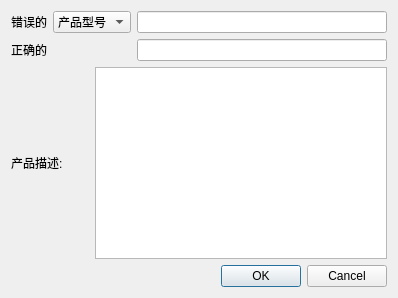
<?xml version="1.0" encoding="UTF-8"?>
<ui version="4.0">
 <class>MissModifyInfo</class>
 <widget class="QDialog" name="MissModifyInfo">
  <property name="geometry">
   <rect>
    <x>0</x>
    <y>0</y>
    <width>277</width>
    <height>206</height>
   </rect>
  </property>
  <property name="windowTitle">
   <string>产品信息修改</string>
  </property>
  <layout class="QGridLayout" name="gridLayout">
   <property name="sizeConstraint">
    <enum>QLayout::SetFixedSize</enum>
   </property>
   <item row="2" column="2" colspan="2">
    <widget class="QPlainTextEdit" name="pedtDesc">
     <property name="tabChangesFocus">
      <bool>true</bool>
     </property>
    </widget>
   </item>
   <item row="2" column="0" colspan="2">
    <widget class="QLabel" name="lblDesc">
     <property name="text">
      <string>产品描述:</string>
     </property>
    </widget>
   </item>
   <item row="0" column="3">
    <widget class="QLineEdit" name="edtError"/>
   </item>
   <item row="1" column="1" colspan="2">
    <widget class="QLabel" name="lblName">
     <property name="text">
      <string/>
     </property>
    </widget>
   </item>
   <item row="1" column="0">
    <widget class="QLabel" name="lblRight">
     <property name="text">
      <string>正确的</string>
     </property>
    </widget>
   </item>
   <item row="1" column="3">
    <widget class="QLineEdit" name="edtName"/>
   </item>
   <item row="0" column="1" colspan="2">
    <widget class="QComboBox" name="cBoxName">
     <item>
      <property name="text">
       <string>产品型号</string>
      </property>
     </item>
     <item>
      <property name="text">
       <string>序列号</string>
      </property>
     </item>
     <item>
      <property name="text">
       <string>产品描述</string>
      </property>
     </item>
     <item>
      <property name="text">
       <string>备注</string>
      </property>
     </item>
    </widget>
   </item>
   <item row="0" column="0">
    <widget class="QLabel" name="lblError">
     <property name="text">
      <string>错误的</string>
     </property>
    </widget>
   </item>
   <item row="3" column="0" colspan="4">
    <widget class="QDialogButtonBox" name="buttonBox">
     <property name="standardButtons">
      <set>QDialogButtonBox::Cancel|QDialogButtonBox::Ok</set>
     </property>
    </widget>
   </item>
  </layout>
 </widget>
 <layoutdefault spacing="6" margin="11"/>
 <resources/>
 <connections>
  <connection>
   <sender>cBoxName</sender>
   <signal>currentIndexChanged(int)</signal>
   <receiver>MissModifyInfo</receiver>
   <slot>s_changeName(int)</slot>
   <hints>
    <hint type="sourcelabel">
     <x>85</x>
     <y>25</y>
    </hint>
    <hint type="destinationlabel">
     <x>7</x>
     <y>5</y>
    </hint>
   </hints>
  </connection>
  <connection>
   <sender>buttonBox</sender>
   <signal>accepted()</signal>
   <receiver>MissModifyInfo</receiver>
   <slot>accept()</slot>
   <hints>
    <hint type="sourcelabel">
     <x>157</x>
     <y>187</y>
    </hint>
    <hint type="destinationlabel">
     <x>28</x>
     <y>169</y>
    </hint>
   </hints>
  </connection>
  <connection>
   <sender>buttonBox</sender>
   <signal>rejected()</signal>
   <receiver>MissModifyInfo</receiver>
   <slot>reject()</slot>
   <hints>
    <hint type="sourcelabel">
     <x>247</x>
     <y>185</y>
    </hint>
    <hint type="destinationlabel">
     <x>274</x>
     <y>175</y>
    </hint>
   </hints>
  </connection>
  <connection>
   <sender>edtError</sender>
   <signal>editingFinished()</signal>
   <receiver>MissModifyInfo</receiver>
   <slot>s_checkNameE()</slot>
   <hints>
    <hint type="sourcelabel">
     <x>220</x>
     <y>25</y>
    </hint>
    <hint type="destinationlabel">
     <x>275</x>
     <y>24</y>
    </hint>
   </hints>
  </connection>
  <connection>
   <sender>edtName</sender>
   <signal>editingFinished()</signal>
   <receiver>MissModifyInfo</receiver>
   <slot>s_checkNameR()</slot>
   <hints>
    <hint type="sourcelabel">
     <x>228</x>
     <y>39</y>
    </hint>
    <hint type="destinationlabel">
     <x>272</x>
     <y>58</y>
    </hint>
   </hints>
  </connection>
 </connections>
 <slots>
  <slot>s_changeName(int)</slot>
  <slot>s_checkNameE()</slot>
  <slot>s_checkNameR()</slot>
 </slots>
</ui>
